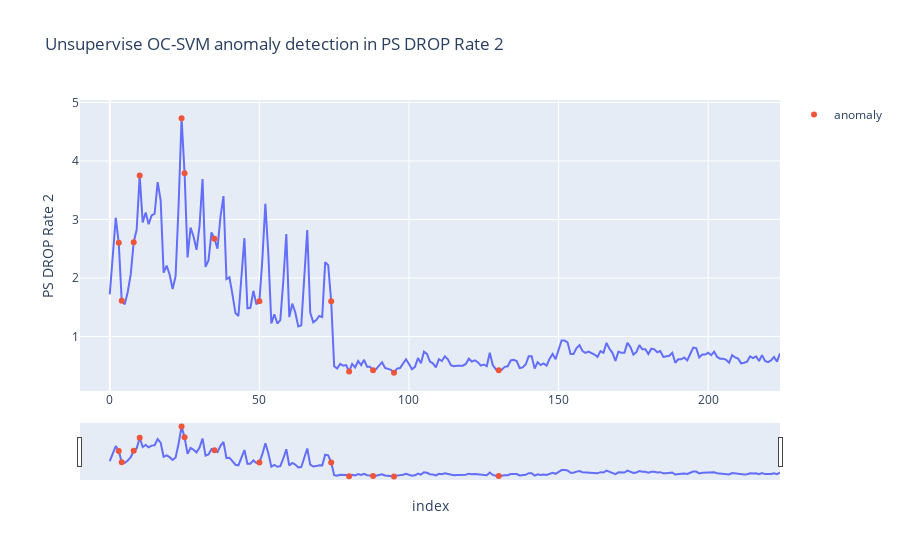

Notebook cell for this chart:
### Code cell
fig = px.line(df3, x='index', y='PS DROP Rate 2', title='Unsupervise OC-SVM anomaly detection in PS DROP Rate 2')
fig.add_trace(go.Scatter(x=ocsvm_anomaly_df["index"].to_list(),
                        y=ocsvm_anomaly_df["PS DROP Rate 2"].to_list(),
                        mode='markers',
                        name='anomaly'))
fig.update_xaxes(rangeslider_visible=True)
fig

### Figure 1 — Plotly figure (JSON) as saved in the notebook; plotly's stock layout.template omitted (floating-point values rounded to 4 significant figures; data arrays with more than 128 entries replaced by an {"elided": "..."} marker saying what was removed)
{"data": [{"hovertemplate": "index=%{x}<br>PS DROP Rate 2=%{y}<extra></extra>", "legendgroup": "", "line": {"color": "#636efa", "dash": "solid"}, "mode": "lines", "name": "", "orientation": "v", "showlegend": false, "type": "scatter", "x": {"elided": "225 int values"}, "xaxis": "x", "y": {"elided": "225 float values"}, "yaxis": "y"}, {"mode": "markers", "name": "anomaly", "type": "scatter", "x": [3, 4, 8, 10, 24, 25, 35, 50, 74, 80, 88, 95, 130], "y": [2.6, 1.61, 2.61, 3.75, 4.73, 3.79, 2.67, 1.6, 1.6, 0.4, 0.42, 0.38, 0.42]}], "layout": {"legend": {"tracegroupgap": 0}, "title": {"text": "Unsupervise OC-SVM anomaly detection in PS DROP Rate 2"}, "xaxis": {"anchor": "y", "domain": [0.0, 1.0], "rangeslider": {"visible": true}, "title": {"text": "index"}}, "yaxis": {"anchor": "x", "domain": [0.0, 1.0], "title": {"text": "PS DROP Rate 2"}}}}
